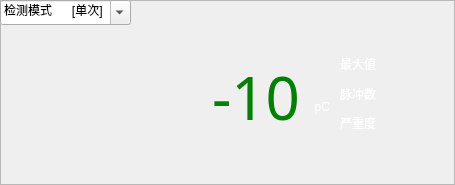
<?xml version="1.0" encoding="UTF-8"?>
<ui version="4.0">
 <class>RFCTWidget</class>
 <widget class="QFrame" name="RFCTWidget">
  <property name="geometry">
   <rect>
    <x>0</x>
    <y>0</y>
    <width>455</width>
    <height>185</height>
   </rect>
  </property>
  <property name="windowTitle">
   <string>Frame</string>
  </property>
  <property name="frameShape">
   <enum>QFrame::StyledPanel</enum>
  </property>
  <property name="frameShadow">
   <enum>QFrame::Raised</enum>
  </property>
  <widget class="QWidget" name="widget" native="true">
   <property name="geometry">
    <rect>
     <x>0</x>
     <y>30</y>
     <width>211</width>
     <height>151</height>
    </rect>
   </property>
  </widget>
  <widget class="QWidget" name="layoutWidget1">
   <property name="geometry">
    <rect>
     <x>340</x>
     <y>52</y>
     <width>102</width>
     <height>83</height>
    </rect>
   </property>
   <layout class="QVBoxLayout" name="verticalLayout_2">
    <item>
     <widget class="QLabel" name="label_max">
      <property name="minimumSize">
       <size>
        <width>100</width>
        <height>0</height>
       </size>
      </property>
      <property name="styleSheet">
       <string notr="true">QLabel {color:white;}</string>
      </property>
      <property name="text">
       <string>最大值</string>
      </property>
     </widget>
    </item>
    <item>
     <widget class="QLabel" name="label_pluse">
      <property name="styleSheet">
       <string notr="true">QLabel {color:white;}</string>
      </property>
      <property name="text">
       <string>脉冲数</string>
      </property>
     </widget>
    </item>
    <item>
     <widget class="QLabel" name="label_degree">
      <property name="styleSheet">
       <string notr="true">QLabel {color:white;}</string>
      </property>
      <property name="text">
       <string>严重度</string>
      </property>
     </widget>
    </item>
   </layout>
  </widget>
  <widget class="QWidget" name="layoutWidget">
   <property name="geometry">
    <rect>
     <x>210</x>
     <y>60</y>
     <width>120</width>
     <height>72</height>
    </rect>
   </property>
   <layout class="QHBoxLayout" name="horizontalLayout">
    <item>
     <widget class="QLabel" name="label_val">
      <property name="minimumSize">
       <size>
        <width>90</width>
        <height>0</height>
       </size>
      </property>
      <property name="styleSheet">
       <string notr="true">QLabel {font-family:WenQuanYi Micro Hei;font-size:60px;color:green}</string>
      </property>
      <property name="text">
       <string>-10</string>
      </property>
      <property name="alignment">
       <set>Qt::AlignRight|Qt::AlignTrailing|Qt::AlignVCenter</set>
      </property>
     </widget>
    </item>
    <item>
     <layout class="QVBoxLayout" name="verticalLayout">
      <item>
       <spacer name="verticalSpacer">
        <property name="orientation">
         <enum>Qt::Vertical</enum>
        </property>
        <property name="sizeHint" stdset="0">
         <size>
          <width>20</width>
          <height>40</height>
         </size>
        </property>
       </spacer>
      </item>
      <item>
       <widget class="QLabel" name="label_8">
        <property name="styleSheet">
         <string notr="true">QLabel {color:white;}</string>
        </property>
        <property name="text">
         <string>pC</string>
        </property>
        <property name="alignment">
         <set>Qt::AlignBottom|Qt::AlignRight|Qt::AlignTrailing</set>
        </property>
       </widget>
      </item>
      <item>
       <spacer name="verticalSpacer_2">
        <property name="orientation">
         <enum>Qt::Vertical</enum>
        </property>
        <property name="sizeHint" stdset="0">
         <size>
          <width>20</width>
          <height>5</height>
         </size>
        </property>
       </spacer>
      </item>
     </layout>
    </item>
   </layout>
  </widget>
  <widget class="QComboBox" name="comboBox">
   <property name="geometry">
    <rect>
     <x>0</x>
     <y>0</y>
     <width>131</width>
     <height>25</height>
    </rect>
   </property>
   <property name="styleSheet">
    <string notr="true"/>
   </property>
   <property name="editable">
    <bool>true</bool>
   </property>
   <property name="currentIndex">
    <number>0</number>
   </property>
   <item>
    <property name="text">
     <string>检测模式      [单次]</string>
    </property>
   </item>
   <item>
    <property name="text">
     <string>图形显示  [柱状图]</string>
    </property>
   </item>
   <item>
    <property name="text">
     <string>增益系数     [×1.0]</string>
    </property>
   </item>
   <item>
    <property name="text">
     <string>滤波器          [无]</string>
    </property>
   </item>
   <item>
    <property name="text">
     <string>连续录波     [5]s</string>
    </property>
   </item>
   <item>
    <property name="text">
     <string>单次录波</string>
    </property>
   </item>
   <item>
    <property name="text">
     <string>最大值重置</string>
    </property>
   </item>
   <item>
    <property name="text">
     <string>PRPD图重置</string>
    </property>
   </item>
  </widget>
 </widget>
 <resources/>
 <connections/>
</ui>
